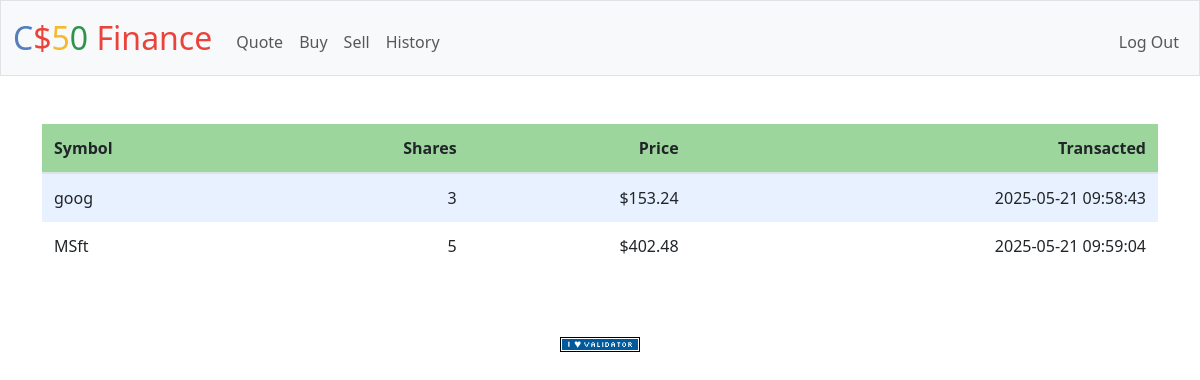
Page /history (signed in) on the earlier database version.
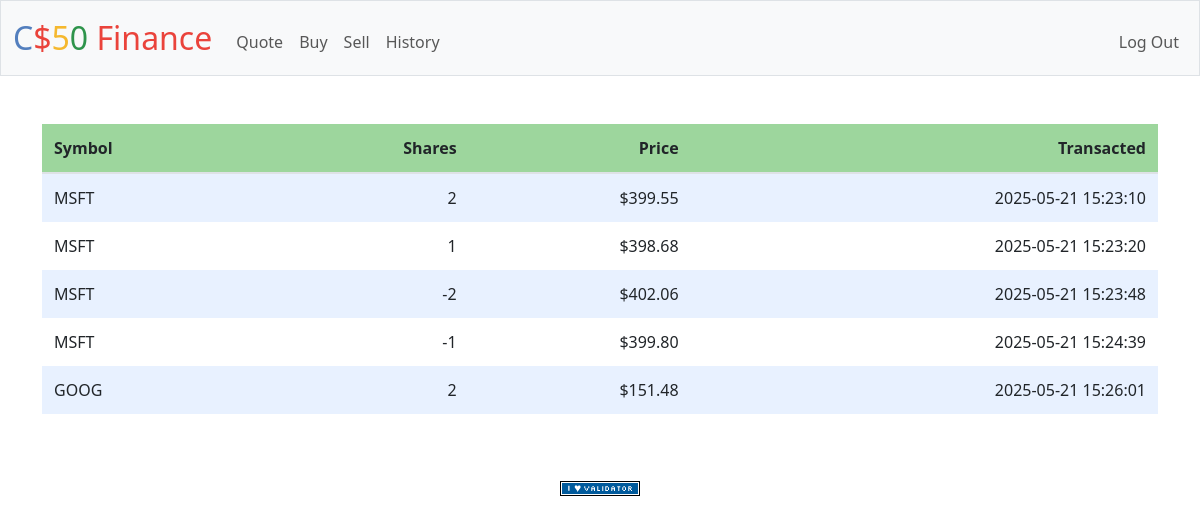
Same page on the later database version.
### tables this page shows
CREATE TABLE history (
    id INTEGER PRIMARY KEY AUTOINCREMENT NOT NULL,
    user_id INTEGER NOT NULL,
    symbol TEXT NOT NULL,
    shares INTEGER NOT NULL,
    price NUMERIC NOT NULL,
    time TIMESTAMP DEFAULT CURRENT_TIMESTAMP,
    FOREIGN KEY (user_id) REFERENCES users(id)
);

### app.py (the view)
@app.route("/history")
@login_required
def history():
    rows = db.execute("SELECT symbol, shares, price, time FROM history WHERE user_id = ?", session["user_id"])
    return render_template("history.html", rows=rows)

### app.py (called while the page is built)
@app.after_request
def after_request(response):
    response.headers["Cache-Control"] = "no-cache, no-store, must-revalidate"
    response.headers["Expires"] = 0
    response.headers["Pragma"] = "no-cache"
    return response

### helpers.py (called while the page is built)
def login_required(f):
    @wraps(f)
    def decorated_function(*args, **kwargs):
        if session.get("user_id") is None:
            return redirect("/login")
        return f(*args, **kwargs)
    return decorated_function

def usd(value):
    return f"${value:,.2f}"

### templates/history.html (shortened to what this page needs)
{% extends "layout.html" %}
{% block main %}
<div>
    <table>
            <thead>
                <tr>
                    <th class="text-start">Symbol</th>
                    <th class="text-end">Shares</th>
                    <th class="text-end">Price</th>
                    <th class="text-end">Transacted</th>
                </tr>
            </thead>
            <tbody>
                {% for row in rows %}
                    <tr>
                        <td class="text-start"> {{ row['symbol'] }}</td>
                        <td class="text-end"> {{ row['shares'] }}</td>
                        <td class="text-end"> {{ row['price'] | usd }}</td>
                        <td class="text-end"> {{ row['time'] }}</td>
                    </tr>
                {% endfor %}
            </tbody>
    </table>
</div>
{% endblock %}

Differences in the rows shown:
removed history: symbol "goog", shares "3", price "$153.24", time "2025-05-21 09:58:43"
added history: symbol "MSFT", shares "2", price "$399.55", time "2025-05-21 15:23:10"
changed history (number 2 of 5 on the later page): symbol "MSft" → "MSFT"; shares "5" → "1"; price "$402.48" → "$398.68"; time "2025-05-21 09:59:04" → "2025-05-21 15:23:20"
now on this page (row edited): history: symbol "MSFT", shares "-2", price "$402.06", time "2025-05-21 15:23:48"
now on this page (row edited): history: symbol "MSFT", shares "-1", price "$399.80", time "2025-05-21 15:24:39"
now on this page (row edited): history: symbol "GOOG", shares "2", price "$151.48", time "2025-05-21 15:26:01"
